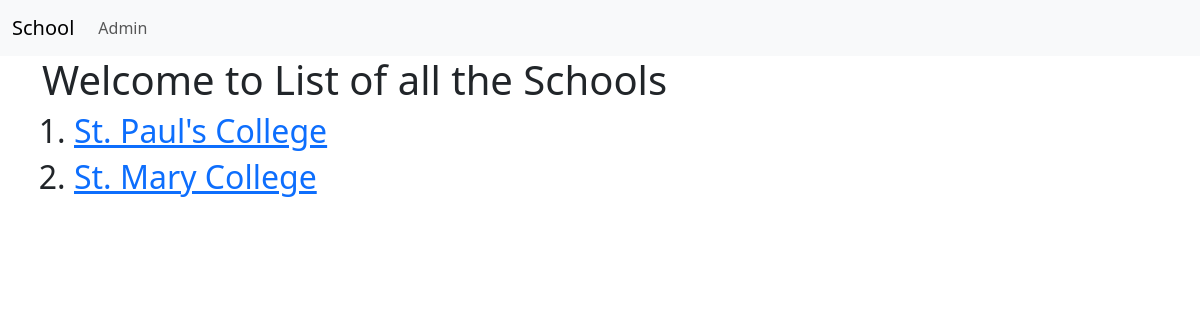
The app's page /basic_app/, older data.
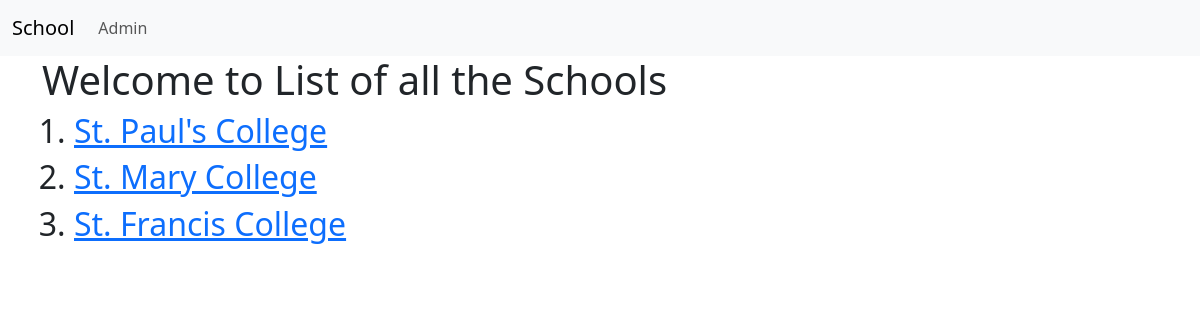
The same page, newer data.
### basic_app/models.py (models this page shows, shortened)
class School(models.Model):
    name=models.CharField(max_length=264,unique=True)
    principal=models.CharField(max_length=264,unique=True)
    location=models.CharField(max_length=264,unique=True)

### basic_app/views.py (the view)
# urls.py: path("",views.SchoolListView.as_view(),name='list'),
class SchoolListView(ListView):
    context_object_name='schools'
    model=models.School

### basic_app/templates/basic_app/school_list.html
{% extends "basic_app/basic_app_base.html" %}
{% block body_block %}
<h1>
    Welcome to List of all the Schools
</h1>
<ol>
    {% for school in schools %}
   <h2><li><a href="{{school.id}}">{{school.name}}</a></li></h2>
   {% endfor %}
</ol>
{% endblock %}

### basic_app/templates/basic_app/basic_app_base.html (shortened to what this page needs)
<!DOCTYPE html>
<html lang="en">
  <head>
    <link
      href="https://cdn.jsdelivr.net/npm/bootstrap@5.3.3/dist/css/bootstrap.min.css"
      rel="stylesheet"
    />
  </head>
  <body>
    <nav class="navbar navbar-expand-lg navbar-light bg-light">
      <div class="container-fluid">
        <a class="navbar-brand" href="{% url 'basic_app:list' %}">School</a>
        <div class="collapse navbar-collapse" id="navbarNav">
          <ul class="navbar-nav">
            <li class="nav-item">
              <a class="nav-link" href="{% url 'admin:index' %}">Admin</a>
            </li>
            <li class="nav-item">
              <a class="nav-link" href="#"></a>
            </li>
          </ul>
        </div>
      </div>
    </nav>
    <div class="container">
      {% block body_block %}{% endblock %}
    </div>
  </body>
</html>

Row changes from the older to the newer data that the page shows:
added School: name "St. Francis College"
